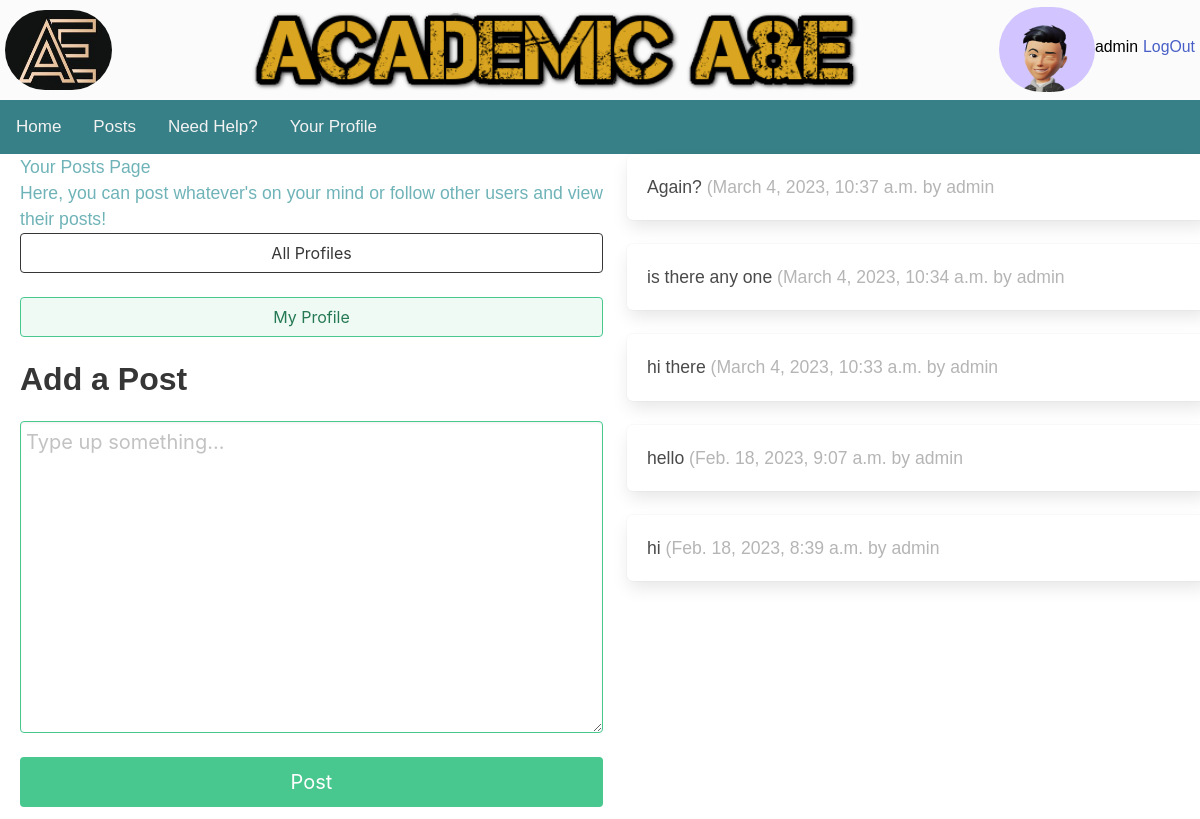
The app's page /posts/ (signed in) with its own data.
### user_profiles/models.py (models this page shows, shortened)
class Profile2(models.Model):
    user = models.OneToOneField(User, on_delete=models.CASCADE)
    avatar = models.ImageField(default='default.jpg', upload_to='profile_images')
    firstname = models.CharField(max_length=100)
    lastname = models.CharField(max_length=100)
    year_group = models.CharField(max_length=10, choices=YEAR_CHOICES)
    subject1 = models.ForeignKey(Subjects, blank=True, null=True, on_delete=models.CASCADE,related_name='subject1')
    subject2 = models.ForeignKey(Subjects, blank=True, null=True, on_delete=models.CASCADE,related_name='subject2')
    subject3 = models.ForeignKey(Subjects, blank=True, null=True, on_delete=models.CASCADE,related_name='subject3')
    subject4 = models.ForeignKey(Subjects, blank=True, null=True, on_delete=models.CASCADE,related_name='subject4')

### posts/models.py (models this page shows, shortened)
class Text_Post(models.Model):
    user = models.ForeignKey(
        User, related_name="posts", on_delete=models.DO_NOTHING
    )
    body = models.CharField(max_length=150)
    created_at = models.DateTimeField(auto_now_add=True)

### posts/views.py (the view)
# urls.py: path("", mainscreen, name="mainscreen"),
@login_required(login_url=reverse_lazy('login'))
def mainscreen(request):
    form = PostForm(request.POST or None)
    if request.method == "POST":
        if form.is_valid():
            post = form.save(commit=False)
            post.user = request.user
            post.save()
            return redirect("posts:mainscreen")
    followed_posts = Text_Post.objects.filter(
        user__posts_profile__in=request.user.posts_profile.follows.all()
    ).order_by("-created_at")
    return render(request, "posts/mainscreen.html", {"form": form, "posts": followed_posts},
    )

### posts/forms.py (shortened to what this page needs)
class PostForm(forms.ModelForm):
    body = forms.CharField(required=True,
    widget=forms.widgets.Textarea(
            attrs={
                "placeholder": "Type up something...",
                "class": "textarea is-success is-medium",
            }
        ),
        label="",
    )
    class Meta:
        model = Text_Post
        exclude = ("user", )

### posts/templates/posts/mainscreen.html (shortened to what this page needs)
{% extends "base.html" %}
{% block content %}
<div class="columns">
    <div class="column is-half">
        <section>
            <h1>Your Posts Page</h1>
            <p>Here, you can post whatever's on your mind or follow other users and view their posts!</p>
        </section>
        <div class="block">
            <a href="{% url 'posts:profile_list' %} ">
                <button class="button is-dark is-outlined is-fullwidth">
                    All Profiles
                </button>
            </a>
        </div>
        <div class="block">
            <a href="{% url 'posts:profile' request.user.posts_profile.id %} ">
                <button class="button is-success is-light is-outlined is-fullwidth">
                    My Profile
                </button>
            </a>
        </div>
        <div class="block">
            <div class="block">
                <h2 class="title is-3">Add a Post</p>
            </div>
            <div class="block">
                <form method="post">
                    {{ form.as_p }}
                    <button class="button is-success is-fullwidth is-medium mt-5"
                        type="submit">Post
                    </button>
                </form>
            </div>
        </div>
    </div>
    <div class="column is-half">
        {% for post in posts %}
                <div class="box">
                    {{ post.body }}
                    <span class="is-small has-text-grey-light">
                        ({{ post.created_at }} by {{ post.user.username }}
                    </span>
                </div>
        {% endfor %}
    </div>
</div>
{% endblock content %}

### nea_site/templates/base.html (shortened to what this page needs)
{% load static %}
<!DOCTYPE html>
<html>
<head>
<link href ="{% static 'main.css' %}" rel ="stylesheet" type = "text/css">
<link rel="stylesheet" type="text/css" href="{% static 'cal/css/styles.css' %}">
<link rel="stylesheet" type="text/css" href="https://cdn.datatables.net/1.13.1/css/jquery.dataTables.min.css">
<link rel="stylesheet" href="https://cdnjs.cloudflare.com/ajax/libs/Chart.js/2.8.0/Chart.min.css" />
<link rel="stylesheet" href="https://cdn.jsdelivr.net/npm/bulma@0.9.3/css/bulma.min.css">
</head>
<body>
<div class ="wrapper">
    <div class="header">
        <div class="header-logo"><img class="header-logo-image" src="{% static 'logo.jpg' %}" alt=""/></div>
        <div class="header-top-banner"><img class="top-banner-image" src="{% static 'top_banner.png' %}" width="700" height="150" title="I'm the top banner" alt=""/></div>
        <div class="user-login-status">
            {% if user.is_authenticated %}
            <img class="user-profile-image" src="{{ user.profile2.avatar.url }} "/>
            <div class="user-name">  <h1>{{ user.username }} </h1></div>
            <div class="user-logout-url"><a href="{% url 'logout' %}?next=/">LogOut</a></div>
            {% endif %}
        </div>
    </div>
    <div id="topnavbar">
        <a class="nav-link" href="{% url 'homepage' %}">Home</a>
        <a class="nav-link" href="{% url 'posts:mainscreen' %} ">Posts</a>
        <a class="nav-link" href="/need_help">Need Help?</a>
        <a class="nav-link" href="/user_profiles/profile/">Your Profile</a>
    </div>
    <div id="main">
        {% block content %}
        {% endblock content %}
    </div>
</div>
</body>
</html>

### nea_site/static/main.css (style rules this page uses)
.wrapper { background-color: currentColor; font-family: 'Avenir', Helvetica, sans-serif; font-size: 1.1em; text-align: justify; color: #fbfbfb; margin-top: 0px; margin-left: auto; margin-right: auto; width: auto; }
.header { display:flex }
.header-logo { display:flex; height: 100px; vertical-align: top; margin-left: 5px; }
.header-logo-image { width: 120px; height: 80px; border-radius: 130px; margin-top: 10px; }
.user-profile-image { width: 120px; height: 85px; border-radius: 150px; vertical-align: top; margin-top: 7px; }
.header-top-banner { display: flex; width: auto; height: 100px; vertical-align: top; align-content: center; margin-right: 130px; margin-left: 130px; }
.top-banner-image { height: 100px; }
.user-login-status { color: #353942; display: flex; width: auto; }
.user-name { display: flex; text-align: center; font-size: 0.9em; margin-top: 5px; margin-right: 5px; padding-top: 30px; padding-bottom: 10px; clear: both; color: black; }
.user-logout-url { display: flex; text-align: center; font-size: 0.9em; margin-top: 5px; margin-right: 5px; padding-top: 30px; padding-bottom: 10px; clear: both; color: black; }
#topnavbar { background-color: #388087; overflow: hidden; }
#topnavbar a { float: left; color: #f2f2f2; text-align: center; padding: 14px 16px; text-decoration: none; font-size: 17px; }
#main { width: 100%; float: left; margin-left: 20px; margin-right: 10px; padding-right: 10px; color: #6FB3B8; }
input, textarea { width: 100%; padding: 5px!important; -webkit-box-sizing: border-box; -moz-box-sizing: border-box; border-radius: 3px; border-style: solid; border-width: 1px; border-color: rgb(169, 169, 169); }

### records on screen
Text_Post: body "Again?", created_at "March 4, 2023, 10:37 a.m.", user.username "admin"
Text_Post: body "is there any one", created_at "March 4, 2023, 10:34 a.m.", user.username "admin"
Text_Post: body "hi there", created_at "March 4, 2023, 10:33 a.m.", user.username "admin"
Text_Post: body "hello", created_at "Feb. 18, 2023, 9:07 a.m.", user.username "admin"
Text_Post: body "hi", created_at "Feb. 18, 2023, 8:39 a.m.", user.username "admin"

### other values on screen
{{ user.username }} "admin"
